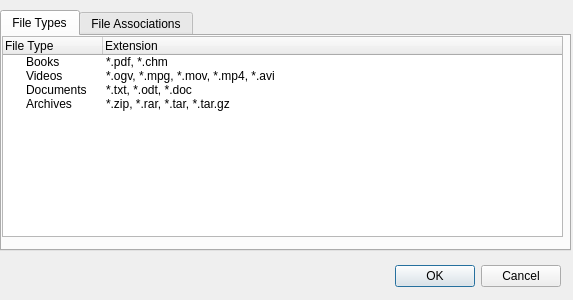
<?xml version="1.0" encoding="UTF-8"?>
<ui version="4.0">
 <class>OrganizerSettings</class>
 <widget class="QDialog" name="OrganizerSettings">
  <property name="windowModality">
   <enum>Qt::WindowModal</enum>
  </property>
  <property name="geometry">
   <rect>
    <x>0</x>
    <y>0</y>
    <width>573</width>
    <height>300</height>
   </rect>
  </property>
  <property name="windowTitle">
   <string>Dialog</string>
  </property>
  <widget class="QDialogButtonBox" name="buttonBox">
   <property name="geometry">
    <rect>
     <x>220</x>
     <y>260</y>
     <width>341</width>
     <height>32</height>
    </rect>
   </property>
   <property name="orientation">
    <enum>Qt::Horizontal</enum>
   </property>
   <property name="standardButtons">
    <set>QDialogButtonBox::Cancel|QDialogButtonBox::Ok</set>
   </property>
  </widget>
  <widget class="QTabWidget" name="tabWidget">
   <property name="geometry">
    <rect>
     <x>0</x>
     <y>10</y>
     <width>571</width>
     <height>241</height>
    </rect>
   </property>
   <property name="currentIndex">
    <number>0</number>
   </property>
   <widget class="QWidget" name="tab">
    <attribute name="title">
     <string>File Types</string>
    </attribute>
    <widget class="QTreeWidget" name="treeWidget">
     <property name="geometry">
      <rect>
       <x>0</x>
       <y>0</y>
       <width>561</width>
       <height>201</height>
      </rect>
     </property>
     <column>
      <property name="text">
       <string>File Type</string>
      </property>
     </column>
     <column>
      <property name="text">
       <string>Extension</string>
      </property>
     </column>
     <item>
      <property name="text">
       <string>Books</string>
      </property>
      <property name="text">
       <string>*.pdf, *.chm</string>
      </property>
     </item>
     <item>
      <property name="text">
       <string>Videos</string>
      </property>
      <property name="text">
       <string>*.ogv, *.mpg, *.mov, *.mp4, *.avi</string>
      </property>
     </item>
     <item>
      <property name="text">
       <string>Documents</string>
      </property>
      <property name="text">
       <string>*.txt, *.odt, *.doc</string>
      </property>
     </item>
     <item>
      <property name="text">
       <string>Archives</string>
      </property>
      <property name="text">
       <string>*.zip, *.rar, *.tar, *.tar.gz</string>
      </property>
     </item>
    </widget>
   </widget>
   <widget class="QWidget" name="tab_2">
    <attribute name="title">
     <string>File Associations</string>
    </attribute>
    <widget class="QTreeWidget" name="treeWidget_2">
     <property name="geometry">
      <rect>
       <x>0</x>
       <y>0</y>
       <width>571</width>
       <height>211</height>
      </rect>
     </property>
     <column>
      <property name="text">
       <string>File Extension</string>
      </property>
     </column>
     <column>
      <property name="text">
       <string>Application</string>
      </property>
     </column>
    </widget>
   </widget>
  </widget>
 </widget>
 <resources/>
 <connections>
  <connection>
   <sender>buttonBox</sender>
   <signal>accepted()</signal>
   <receiver>OrganizerSettings</receiver>
   <slot>accept()</slot>
   <hints>
    <hint type="sourcelabel">
     <x>248</x>
     <y>254</y>
    </hint>
    <hint type="destinationlabel">
     <x>157</x>
     <y>274</y>
    </hint>
   </hints>
  </connection>
  <connection>
   <sender>buttonBox</sender>
   <signal>rejected()</signal>
   <receiver>OrganizerSettings</receiver>
   <slot>reject()</slot>
   <hints>
    <hint type="sourcelabel">
     <x>316</x>
     <y>260</y>
    </hint>
    <hint type="destinationlabel">
     <x>286</x>
     <y>274</y>
    </hint>
   </hints>
  </connection>
 </connections>
</ui>
